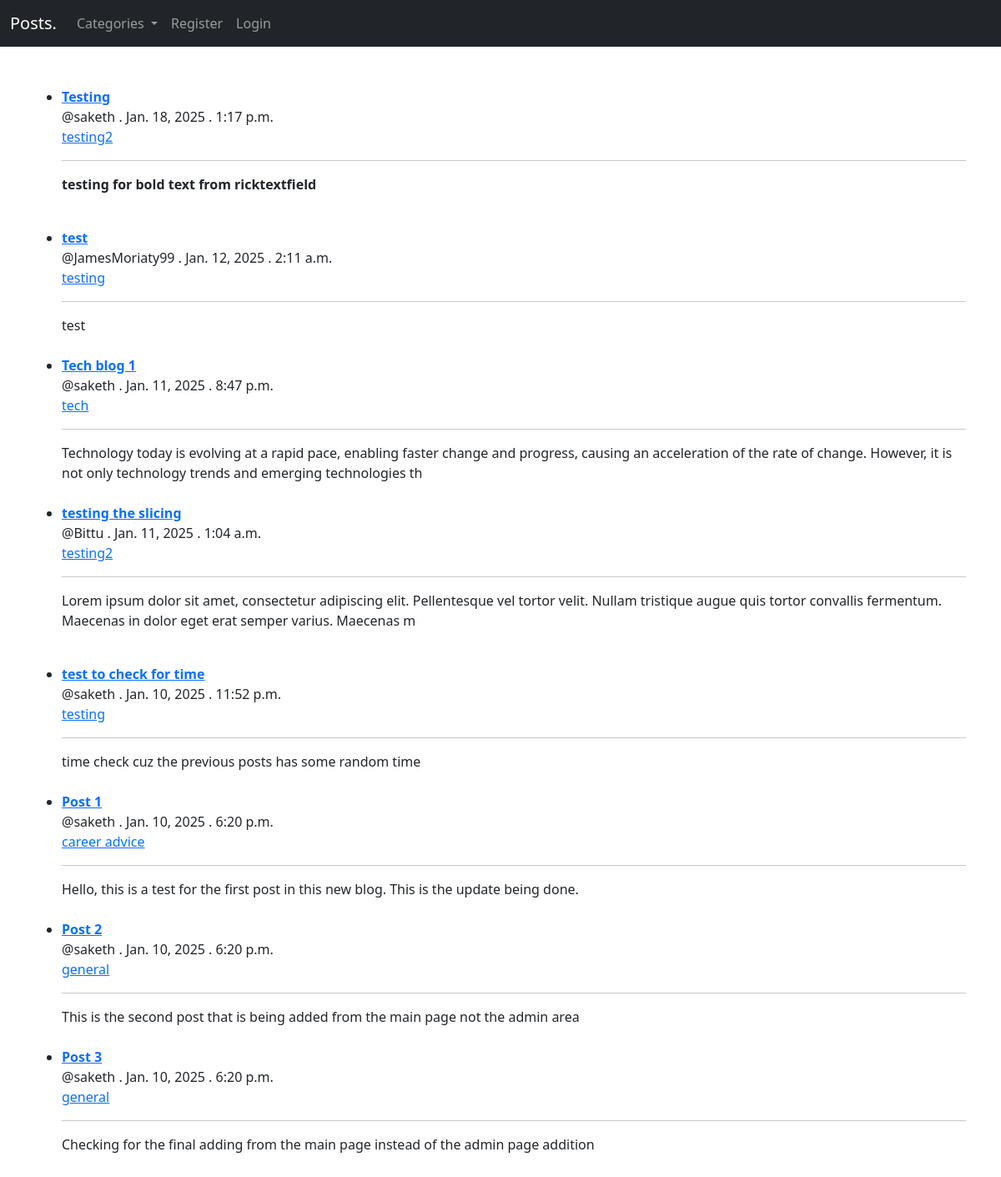
The app's page /, older data.
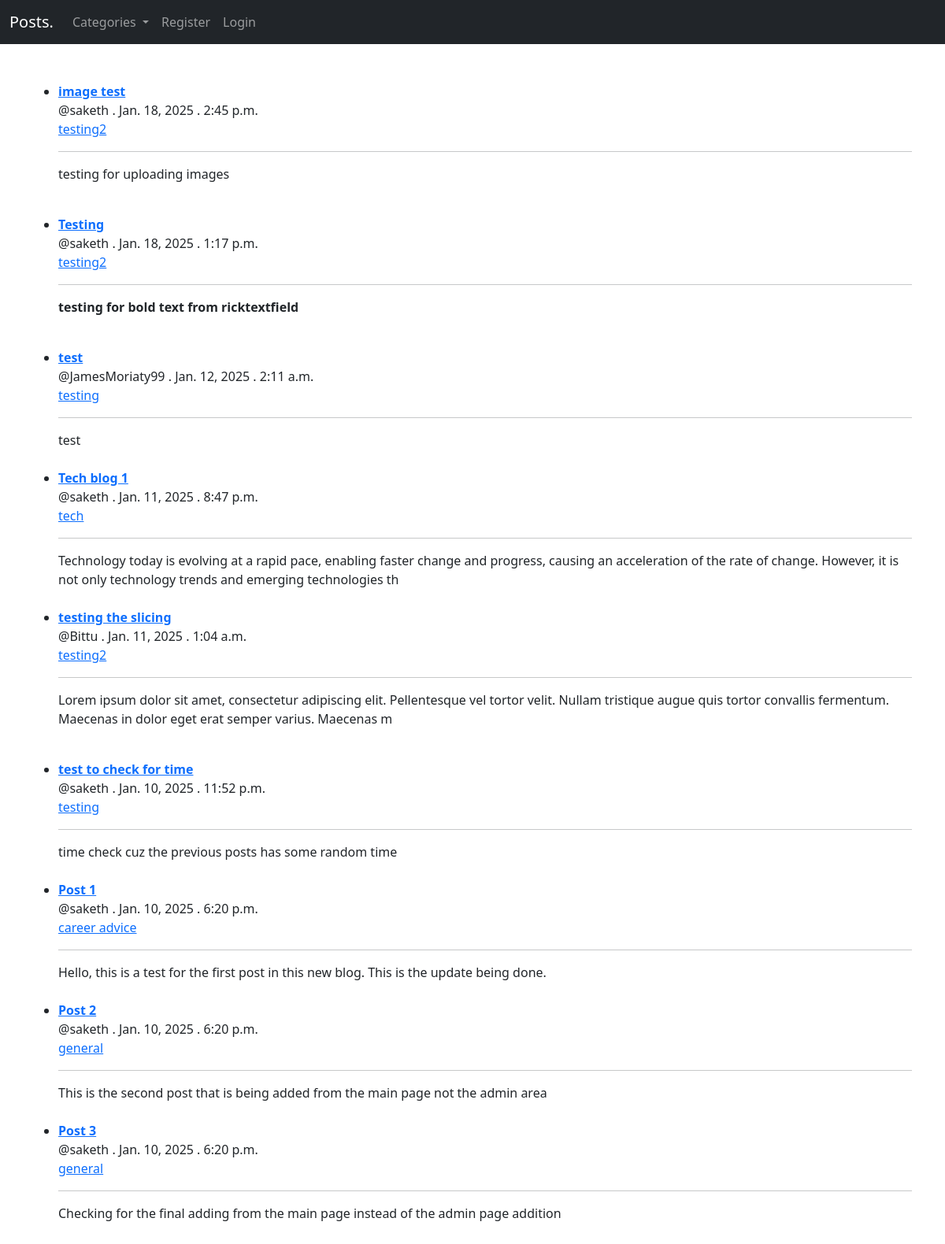
The same page, newer data.
### startBlog/models.py (models this page shows, shortened)
class Post(models.Model):
    title = models.CharField(max_length=255)
    author = models.ForeignKey(User, on_delete=models.CASCADE) #If user is deleted then this removes all the posts from the user
    header_image = models.ImageField(null=True, blank=True, upload_to='images/')
    body = RichTextField(blank=True, null=True)
    post_date = models.DateField(auto_now_add=True)
    post_time = models.TimeField(auto_now_add=True)
    category = models.CharField(max_length=255) #make sure that the categories doesn't contain special characters and the letters are always small letters not capital letters
    likes = models.ManyToManyField(User, related_name="blog_likes")

### startBlog/views.py (the view)
# urls.py: path('', HomeView.as_view(), name="home"), #using the class views
class HomeView(ListView):
    model = Post
    template_name = 'home.html'
    ordering = ['-post_date', '-post_time']
    def get_context_data(self, *args, **kwargs):
        cat_menu = Category.objects.all()
        context = super(HomeView, self).get_context_data(*args, **kwargs)
        context["cat_menu"] = cat_menu
        return context

### startBlog/models.py (called while the page is built)
    def __str__(self):
        return self.name

### startBlog/templates/home.html
{%  extends 'base.html' %}
{%  block content    %}
<br>
<ul>
{% for post in object_list %}
    <li><a href="{% url 'post-detail' post.pk %}"><b>{{  post.title }}</b></a><br/>
        @{{  post.author }} . {{ post.post_date }} . {{ post.post_time }}<br/>
        <a href="{% url 'category-view' post.category|slugify %}">{{  post.category }}</a><br>
        <hr>
        {{ post.body|slice:":200"|safe }}</li>
    <br>
{% endfor %}
</ul>
{%  endblock    %}

Row changes from the older to the newer data that the page shows:
added Post: title "image test", author "saketh", post_date "Jan. 18, 2025", post_time "2:45 p.m.", category "testing2", body "testing for uploading images"
